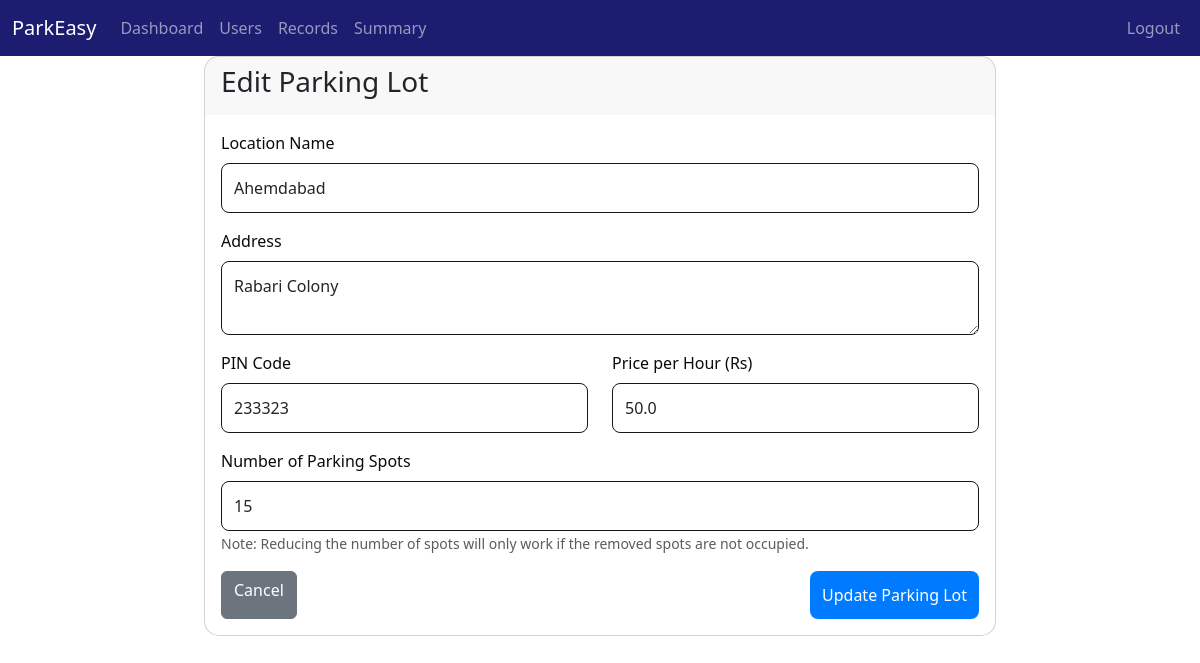
The page /admin/edit_parking_lot/2 (signed in) on the database its author committed.
### backend/models.py (models this page shows)
class ParkingLot(db.Model):
    id = db.Column(db.Integer, primary_key=True)
    prime_location_name = db.Column(db.String(100), nullable=False)
    address = db.Column(db.String(200), nullable=False)
    pin_code = db.Column(db.String(10), nullable=False)
    price_per_hour = db.Column(db.Float, nullable=False)
    maximum_number_of_spots = db.Column(db.Integer, nullable=False)
    parking_spots = db.relationship('ParkingSpot', backref='parking_lot', lazy=True,
                                  cascade='all, delete-orphan')

### backend/routes.py (the view, shortened to what this page needs)
    @app.route('/admin/edit_parking_lot/<int:lot_id>', methods=['GET', 'POST'])
    @login_required
    def edit_parking_lot(lot_id):
        if not current_user.is_admin:
            return redirect(url_for('user_dashboard'))
        lot = ParkingLot.query.get_or_404(lot_id)
        return render_template('admin/edit_parking_lot.html', lot=lot)

### app.py (called while the page is built)
@login_manager.user_loader
def load_user(user_id):
    return User.query.get(int(user_id))

### templates/admin/edit_parking_lot.html (shortened to what this page needs)
{% extends "layout.html" %}
{% block content %}
<div class="row justify-content-center">
    <div class="col-md-8">
        <div class="card">
            <div class="card-header">
                <h3>Edit Parking Lot</h3>
            </div>
            <div class="card-body">
                <form method="POST" action="{{ url_for('edit_parking_lot', lot_id=lot.id) }}">
                    <div class="mb-3">
                        <label for="prime_location_name" class="form-label">Location Name</label>
                        <input type="text" class="form-control" id="prime_location_name" name="prime_location_name"
                               value="{{ lot.prime_location_name }}" required>
                    </div>
                    <div class="mb-3">
                        <label for="address" class="form-label">Address</label>
                        <textarea class="form-control" id="address" name="address" rows="2" required>{{ lot.address }}</textarea>
                    </div>
                    <div class="row mb-3">
                        <div class="col-md-6">
                            <label for="pin_code" class="form-label">PIN Code</label>
                            <input type="text" class="form-control" id="pin_code" name="pin_code"
                                   value="{{ lot.pin_code }}" required
                                   pattern="[0-9]{6}" title="Please enter a valid 6-digit PIN code">
                        </div>
                        <div class="col-md-6">
                            <label for="price_per_hour" class="form-label">Price per Hour (Rs)</label>
                            <input type="number" class="form-control" id="price_per_hour" name="price_per_hour"
                                   value="{{ lot.price_per_hour }}" step="0.01" min="0" required>
                        </div>
                    </div>
                    <div class="mb-3">
                        <label for="maximum_number_of_spots" class="form-label">Number of Parking Spots</label>
                        <input type="number" class="form-control" id="maximum_number_of_spots"
                               name="maximum_number_of_spots" value="{{ lot.maximum_number_of_spots }}" min="1" required>
                        <small class="text-muted">Note: Reducing the number of spots will only work if the removed spots are not occupied.</small>
                    </div>
                    <div class="d-flex justify-content-between">
                        <a href="{{ url_for('admin_dashboard') }}" class="btn btn-secondary">Cancel</a>
                        <button type="submit" class="btn btn-primary">Update Parking Lot</button>
                    </div>
                </form>
            </div>
        </div>
    </div>
</div>
{% endblock %}

### static/style.css (style rules this page uses)
body { background-color: white; }
.form-control { border-radius: 1; border: 1px solid #0c0c0c; }
.btn-primary { background-color: #007bff; color: white; border-radius: 5px; border: none; padding: 10px 20px; }
.card { border-radius: 15px; overflow: hidden; }
.card-header { border-bottom: none; }
.form-control { border-radius: 8px; padding: 12px; border: 1px solid #171718; transition: border-color 0.15s ease-in-out, box-shadow 0.15s ease-in-out; }
.btn-primary { padding: 12px; font-weight: 500; border-radius: 8px; transition: all 0.2s ease; }
.form-label { font-weight: 500; color: #0a0a0a; }

### rows shown on the page
ParkingLot: prime_location_name "Ahemdabad", address "Rabari Colony", pin_code "233323", price_per_hour "50.0", maximum_number_of_spots "15"
